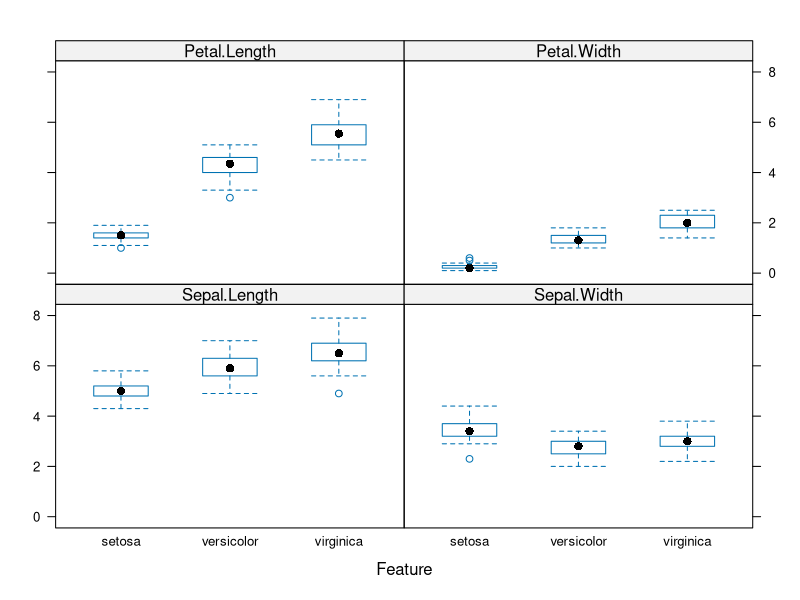
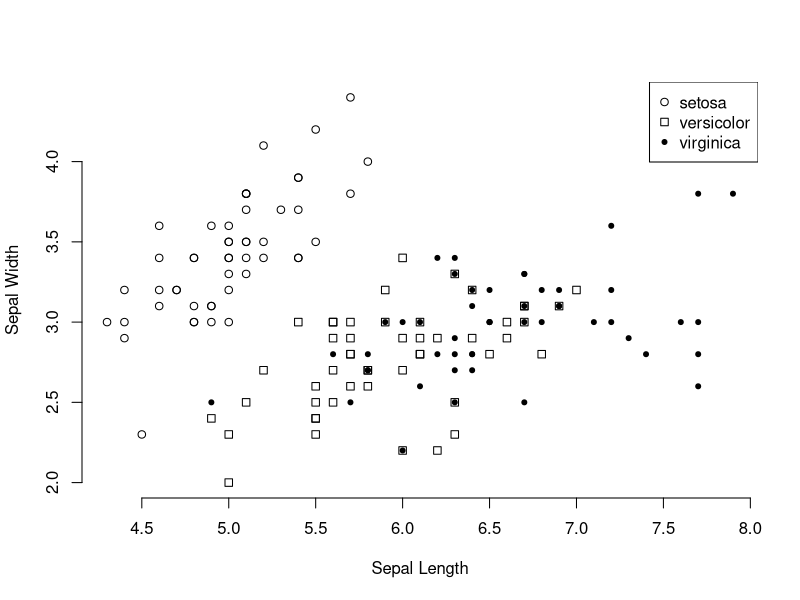
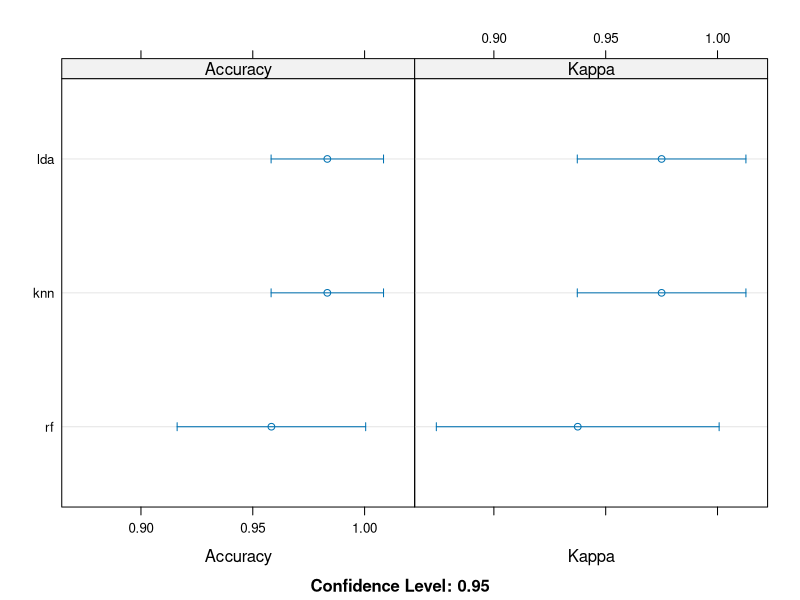

Source code (R) for these figures, in order:
###############################
# Supervised Machine Learning #
###############################

# Zusatzprogramm CARET installieren und aktivieren
install.packages("caret", dependencies=TRUE)
library(caret)

# Features anlegen
x <- iris[,1:4]
y <- iris[,5]

# Grafische Darsrellung der Features
featurePlot(x=x, y=y, plot="box")

# Manuelle Klassifikation von Schwertlilienarten
classification <- subset(iris, Petal.Length <= "2" & Petal.Width <= "1", select=c(Species))
summary(classification)

# Grafische Darstellung über SEPAL.WIDTH und SEPAL.LENGTH
shapes=c(1,0,20)
shapes <- shapes[as.numeric(iris$Species)]
plot(x=iris$Sepal.Length, y=iris$Sepal.Width, frame=FALSE, xlab="Sepal Length", ylab="Sepal Width", pch=shapes)
legend("topright", legend=levels(iris$Species), pch=c(1,0,20))

# Training Data und Validation Data anlegen
validation_index <- createDataPartition(iris$Species, p=0.80, list=FALSE)
validation <- iris[-validation_index,]
model <- iris[validation_index,]

# Training Data und Validation Data einsehen
summary(validation)
summary(model)

# Validierung festlegen
control <- trainControl(method="cv", number=10)
metric <- "Accuracy"

# Linear Discriminant Analysis trainieren
fit.lda <- train(Species~., data=model, method="lda", metric=metric, trControl=control)

# K-Nearest Neighbors trainieren
fit.knn <- train(Species~., data=model, method="knn", metric=metric, trControl=control)

# Random Forest trainieren
fit.rf <- train(Species~., data=model, method="rf", metric=metric, trControl=control)

# Vergleich der Machine Learning Algorithmen
results <- resamples(list(lda=fit.lda, knn=fit.knn, rf=fit.rf))
summary(results)

# Grafische Darstellung des Vergleichs der Machine Learning Algorithmen
dotplot(results)

# Fokus auf besten Algorithmus
print(fit.lda)

# Machine Learning Algorithmus auf Validation Data anwenden
predictions <- predict(fit.lda, validation)
confusionMatrix(predictions, validation$Species)

# Machine Learning Algorithmus auf gesamten Datensatz anwenden
predictions <- predict(fit.lda, iris)
confusionMatrix(predictions, iris$Species)